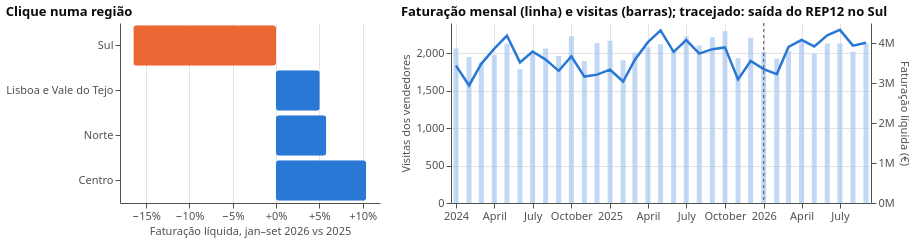

Source (notebook cell):
### Code cell
monthly = (sales.groupby(["region", "month"])["net"].sum().rename("revenue").reset_index()
                .merge(visits.groupby(["region", "month"]).size().rename("visits").reset_index(), on=["region", "month"]))

pick = alt.selection_point(fields=["region"], on="click", clear="dblclick", empty=True)
bars = alt.Chart(q1).mark_bar(cornerRadius=3).encode(
    y=alt.Y("region:N", sort=list(q1["region"]), title=None),
    x=alt.X("revenue_change:Q", title="Faturação líquida, jan–set 2026 vs 2025", axis=alt.Axis(format="+%")),
    color=alt.condition("datum.revenue_change < 0", alt.value(ORANGE), alt.value(BLUE)),
    opacity=alt.condition(pick, alt.value(1), alt.value(0.3)),
    tooltip=[alt.Tooltip("region:N", title="Região"),
             alt.Tooltip("revenue_change:Q", title="Faturação", format="+.1%"),
             alt.Tooltip("visits_change:Q", title="Visitas", format="+.1%")],
).add_params(pick).properties(width=260, height=180, title="Clique numa região")

base = alt.Chart(monthly).transform_filter(pick).transform_aggregate(
    revenue="sum(revenue)", visits="sum(visits)", groupby=["month"])
rev_line = base.mark_line(color=BLUE, strokeWidth=2.5).encode(
    x=alt.X("month:T", title=None), y=alt.Y("revenue:Q", title="Faturação líquida (€)", axis=alt.Axis(format="~s")),
    tooltip=[alt.Tooltip("month:T", format="%b %Y"), alt.Tooltip("revenue:Q", format=",.0f"), alt.Tooltip("visits:Q")])
vis_bar = base.mark_bar(color="#a8c8ef", opacity=0.7).encode(
    x="month:T", y=alt.Y("visits:Q", title="Visitas dos vendedores"))
rule = alt.Chart(pd.DataFrame({"d": [pd.Timestamp("2026-01-01")]})).mark_rule(strokeDash=[3, 3], color=MUTED).encode(x="d:T")
right = alt.layer(vis_bar, rev_line, rule).resolve_scale(y="independent").properties(
    width=420, height=180, title="Faturação mensal (linha) e visitas (barras); tracejado: saída do REP12 no Sul")
alt.hconcat(bars, right)

### Figure 1 — Vega-Lite specification as saved in the notebook (floating-point values rounded to 4 significant figures; data arrays with more than 128 entries replaced by an {"elided": "..."} marker saying what was removed)
{"config": {"view": {"stroke": null}, "axis": {"gridColor": "#e4e3df", "domainColor": "#52514e", "tickColor": "#52514e", "labelColor": "#52514e", "titleColor": "#52514e", "labelFontSize": 11, "titleFontSize": 11, "titleFontWeight": "normal"}, "legend": {"labelColor": "#52514e", "titleColor": "#52514e"}, "title": {"anchor": "start", "fontSize": 13, "color": "#0b0b0b"}, "font": "system-ui, -apple-system, Segoe UI, sans-serif"}, "hconcat": [{"data": {"name": "data-eff9e80f7c95ef509e242af7834eab89"}, "mark": {"type": "bar", "cornerRadius": 3}, "encoding": {"color": {"condition": {"test": "datum.revenue_change < 0", "value": "#eb6834"}, "value": "#2a78d6"}, "opacity": {"condition": {"param": "param_eb3304f622fd0b7e", "value": 1, "empty": true}, "value": 0.3}, "tooltip": [{"field": "region", "title": "Região", "type": "nominal"}, {"field": "revenue_change", "format": "+.1%", "title": "Faturação", "type": "quantitative"}, {"field": "visits_change", "format": "+.1%", "title": "Visitas", "type": "quantitative"}], "x": {"axis": {"format": "+%"}, "field": "revenue_change", "title": "Faturação líquida, jan–set 2026 vs 2025", "type": "quantitative"}, "y": {"field": "region", "sort": ["Sul", "Lisboa e Vale do Tejo", "Norte", "Centro"], "title": null, "type": "nominal"}}, "height": 180, "name": "view_6a272c06ca44df41_0", "title": "Clique numa região", "width": 260}, {"layer": [{"data": {"name": "data-66e47abadc4d740f9826c3d18e2ba526"}, "mark": {"type": "bar", "color": "#a8c8ef", "opacity": 0.7}, "encoding": {"x": {"field": "month", "type": "temporal"}, "y": {"field": "visits", "title": "Visitas dos vendedores", "type": "quantitative"}}, "transform": [{"filter": {"param": "param_eb3304f622fd0b7e", "empty": true}}, {"aggregate": [{"op": "sum", "field": "revenue", "as": "revenue"}, {"op": "sum", "field": "visits", "as": "visits"}], "groupby": ["month"]}]}, {"data": {"name": "data-66e47abadc4d740f9826c3d18e2ba526"}, "mark": {"type": "line", "color": "#2a78d6", "strokeWidth": 2.5}, "encoding": {"tooltip": [{"field": "month", "format": "%b %Y", "type": "temporal"}, {"field": "revenue", "format": ",.0f", "type": "quantitative"}, {"field": "visits", "type": "quantitative"}], "x": {"field": "month", "title": null, "type": "temporal"}, "y": {"axis": {"format": "~s"}, "field": "revenue", "title": "Faturação líquida (€)", "type": "quantitative"}}, "transform": [{"filter": {"param": "param_eb3304f622fd0b7e", "empty": true}}, {"aggregate": [{"op": "sum", "field": "revenue", "as": "revenue"}, {"op": "sum", "field": "visits", "as": "visits"}], "groupby": ["month"]}]}, {"data": {"name": "data-51ac5e1bcd9c00524d7cad11b4695105"}, "mark": {"type": "rule", "color": "#52514e", "strokeDash": [3, 3]}, "encoding": {"x": {"field": "d", "type": "temporal"}}}], "height": 180, "resolve": {"scale": {"y": "independent"}}, "title": "Faturação mensal (linha) e visitas (barras); tracejado: saída do REP12 no Sul", "width": 420}], "params": [{"name": "param_eb3304f622fd0b7e", "select": {"type": "point", "clear": "dblclick", "fields": ["region"], "on": "click"}, "views": ["view_6a272c06ca44df41_0"]}], "$schema": "https://vega.github.io/schema/vega-lite/v6.4.1.json", "datasets": {"data-eff9e80f7c95ef509e242af7834eab89": [{"region": "Sul", "revenue_2026": 3825000.0, "revenue_2025": 4578000.0, "visits_2026": 1426, "visits_2025": 2722, "revenue_change": -0.1646, "visits_change": -0.4761}, {"region": "Lisboa e Vale do Tejo", "revenue_2026": 11880000.0, "revenue_2025": 11310000.0, "visits_2026": 6923, "visits_2025": 6539, "revenue_change": 0.05047, "visits_change": 0.05872}, {"region": "Norte", "revenue_2026": 10820000.0, "revenue_2025": 10220000.0, "visits_2026": 5682, "visits_2025": 5390, "revenue_change": 0.05805, "visits_change": 0.05417}, {"region": "Centro", "revenue_2026": 8399000.0, "revenue_2025": 7608000.0, "visits_2026": 4500, "visits_2025": 4189, "revenue_change": 0.104, "visits_change": 0.07424}], "data-66e47abadc4d740f9826c3d18e2ba526": {"elided": "132 records"}, "data-51ac5e1bcd9c00524d7cad11b4695105": [{"d": "2026-01-01T00:00:00"}]}}
